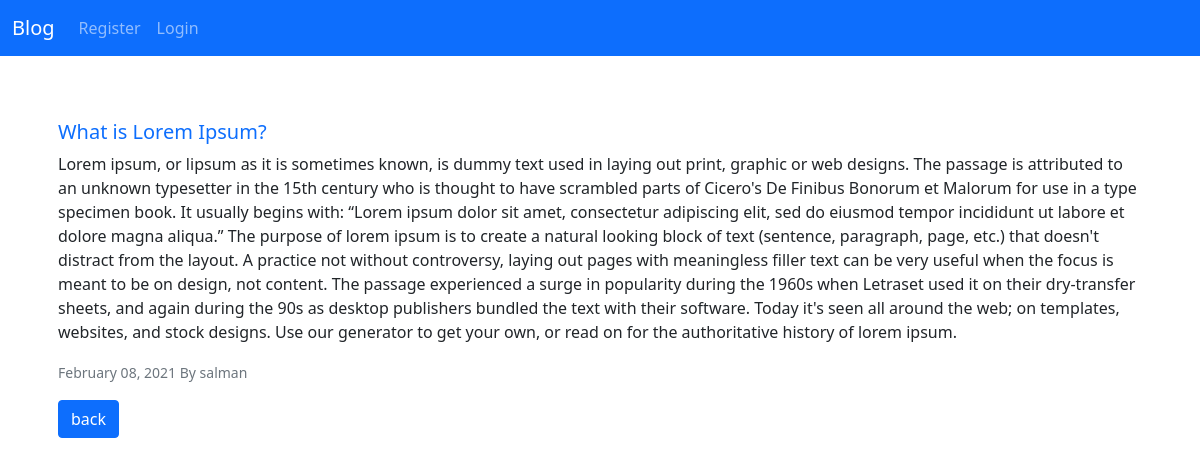
Screenshot of /9 with the database file from the repository.
### post/models.py (models this page shows, shortened)
class Post(models.Model):
    title = models.CharField(max_length=255)
    author = models.ForeignKey(User, on_delete=models.CASCADE)
    body = models.TextField()
    created_at = models.DateTimeField(auto_now_add=True, blank=True)
    category = models.CharField(max_length=255, default='blog')
    class Meta:
        db_table = 'posts'

### post/views.py (the view)
class PostDetailView(generic.DetailView):
    model = Post
    template_name = 'post_detail.html'

### post/templates/post_detail.html (shortened to what this page needs)
{% extends 'base.html' %}
{% block content %}
<div class="card-body">
        <h5 class="card-title text-primary">{{ post.title}}</h5>
        <p class="card-text">{{ post.body }}</p>
        <p class="card-text">
                <small class="text-muted">{{ post.created_at|date:'F d, Y' }} By {{ post.author}}</small>
        </p>
        <a href="{% url 'post_list_view' %}" class="btn btn-primary">back</a>
</div>
{% endblock %}

### rows the page displays
Post: title "What is Lorem Ipsum?", body "Lorem ipsum, or lipsum as it is sometimes known, is dummy text used in laying out print, graphic or web designs. The passage is attributed to an unknown typesetter in the 15th century who is thought to have scrambled parts of Cicero's De Finibus Bonorum et Malorum for use in a type specimen book. It usually begins with: “Lorem ipsum dolor sit amet, consectetur adipiscing elit, sed do eiusmod tempor incididunt ut labore et dolore magna aliqua.” The purpose of lorem ipsum is to create a natural looking block of text (sentence, paragraph, page, etc.) that doesn't distract from the layout. A practice not without controversy, laying out pages with meaningless filler text can be very useful when…", created_at "February 08, 2021", author "salman"
